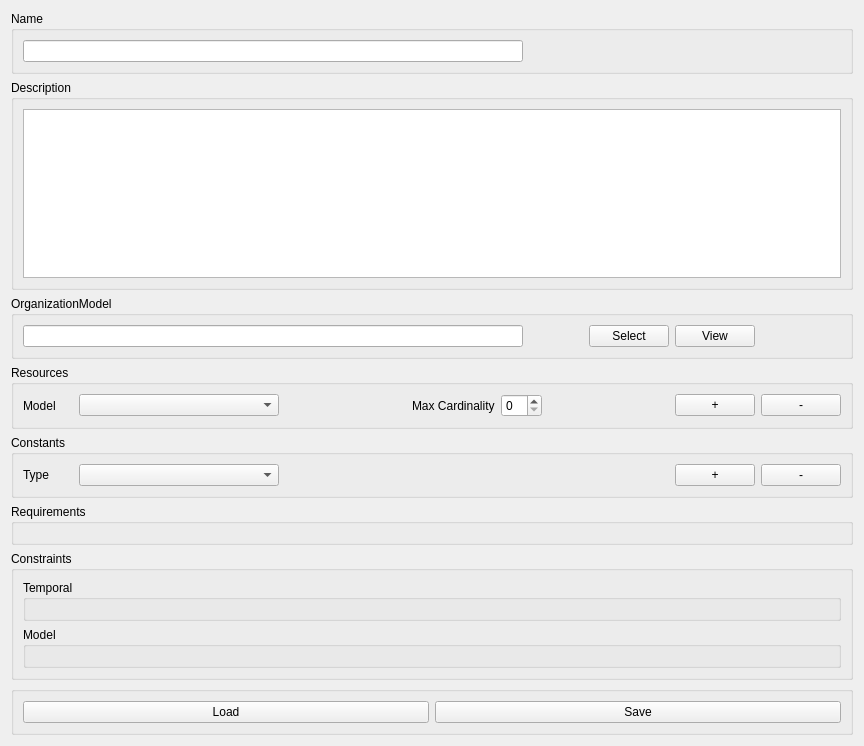
<?xml version="1.0" encoding="UTF-8"?>
<ui version="4.0">
 <class>MissionEditor</class>
 <widget class="QWidget" name="MissionEditor">
  <property name="geometry">
   <rect>
    <x>0</x>
    <y>0</y>
    <width>864</width>
    <height>746</height>
   </rect>
  </property>
  <property name="windowTitle">
   <string>Form</string>
  </property>
  <layout class="QGridLayout" name="gridLayout">
   <item row="0" column="0">
    <layout class="QVBoxLayout" name="verticalLayoutMissionEditor">
     <property name="sizeConstraint">
      <enum>QLayout::SetNoConstraint</enum>
     </property>
     <item>
      <widget class="QGroupBox" name="groupBoxName">
       <property name="title">
        <string>Name</string>
       </property>
       <layout class="QGridLayout" name="gridLayout_2">
        <item row="0" column="0">
         <layout class="QGridLayout" name="gridLayoutName">
          <item row="0" column="0">
           <widget class="QLineEdit" name="lineEditName">
            <property name="sizePolicy">
             <sizepolicy hsizetype="MinimumExpanding" vsizetype="Fixed">
              <horstretch>0</horstretch>
              <verstretch>0</verstretch>
             </sizepolicy>
            </property>
            <property name="minimumSize">
             <size>
              <width>500</width>
              <height>0</height>
             </size>
            </property>
            <property name="maximumSize">
             <size>
              <width>500</width>
              <height>16777215</height>
             </size>
            </property>
           </widget>
          </item>
          <item row="0" column="1">
           <spacer name="horizontalSpacer">
            <property name="orientation">
             <enum>Qt::Horizontal</enum>
            </property>
            <property name="sizeHint" stdset="0">
             <size>
              <width>40</width>
              <height>20</height>
             </size>
            </property>
           </spacer>
          </item>
         </layout>
        </item>
       </layout>
       <zorder>verticalLayoutWidget</zorder>
       <zorder>lineEditName</zorder>
      </widget>
     </item>
     <item>
      <widget class="QGroupBox" name="groupBoxDescription">
       <property name="title">
        <string>Description</string>
       </property>
       <layout class="QGridLayout" name="gridLayout_10">
        <item row="0" column="0">
         <layout class="QGridLayout" name="gridLayoutDescription">
          <item row="0" column="0">
           <widget class="QTextEdit" name="textEditDescription"/>
          </item>
         </layout>
        </item>
       </layout>
      </widget>
     </item>
     <item>
      <widget class="QGroupBox" name="groupBoxOrganizationModel">
       <property name="layoutDirection">
        <enum>Qt::LeftToRight</enum>
       </property>
       <property name="title">
        <string>OrganizationModel</string>
       </property>
       <layout class="QGridLayout" name="gridLayout_3">
        <item row="0" column="0">
         <layout class="QGridLayout" name="gridLayoutOrganizationModel">
          <item row="0" column="1">
           <spacer name="horizontalSpacerOrganizationModel">
            <property name="orientation">
             <enum>Qt::Horizontal</enum>
            </property>
            <property name="sizeType">
             <enum>QSizePolicy::Maximum</enum>
            </property>
            <property name="sizeHint" stdset="0">
             <size>
              <width>60</width>
              <height>20</height>
             </size>
            </property>
           </spacer>
          </item>
          <item row="0" column="0">
           <widget class="QLineEdit" name="lineEditOrganizationModel">
            <property name="sizePolicy">
             <sizepolicy hsizetype="MinimumExpanding" vsizetype="Fixed">
              <horstretch>0</horstretch>
              <verstretch>0</verstretch>
             </sizepolicy>
            </property>
            <property name="minimumSize">
             <size>
              <width>500</width>
              <height>0</height>
             </size>
            </property>
            <property name="maximumSize">
             <size>
              <width>500</width>
              <height>16777215</height>
             </size>
            </property>
           </widget>
          </item>
          <item row="0" column="3">
           <widget class="QPushButton" name="pushButtonViewOrganizationModel">
            <property name="text">
             <string>View</string>
            </property>
           </widget>
          </item>
          <item row="0" column="2">
           <widget class="QPushButton" name="pushButtonSelectOrganizationModel">
            <property name="text">
             <string>Select</string>
            </property>
           </widget>
          </item>
          <item row="0" column="4">
           <spacer name="horizontalSpacer_2">
            <property name="orientation">
             <enum>Qt::Horizontal</enum>
            </property>
            <property name="sizeHint" stdset="0">
             <size>
              <width>40</width>
              <height>20</height>
             </size>
            </property>
           </spacer>
          </item>
         </layout>
        </item>
       </layout>
       <zorder>verticalLayoutWidget_2</zorder>
       <zorder>groupBoxName</zorder>
      </widget>
     </item>
     <item>
      <widget class="QGroupBox" name="groupBoxResources">
       <property name="sizePolicy">
        <sizepolicy hsizetype="Preferred" vsizetype="Expanding">
         <horstretch>0</horstretch>
         <verstretch>0</verstretch>
        </sizepolicy>
       </property>
       <property name="title">
        <string>Resources</string>
       </property>
       <layout class="QGridLayout" name="gridLayout_9">
        <item row="0" column="0">
         <layout class="QVBoxLayout" name="verticalLayoutResourcesAdd">
          <item>
           <layout class="QHBoxLayout" name="horizontalLayoutResourcesAdd">
            <item>
             <widget class="QLabel" name="labelModel">
              <property name="minimumSize">
               <size>
                <width>50</width>
                <height>0</height>
               </size>
              </property>
              <property name="text">
               <string>Model</string>
              </property>
             </widget>
            </item>
            <item>
             <widget class="QComboBox" name="comboBoxResourceModels">
              <property name="minimumSize">
               <size>
                <width>200</width>
                <height>0</height>
               </size>
              </property>
             </widget>
            </item>
            <item>
             <spacer name="horizontalSpacerResourcesModel">
              <property name="orientation">
               <enum>Qt::Horizontal</enum>
              </property>
              <property name="sizeHint" stdset="0">
               <size>
                <width>40</width>
                <height>20</height>
               </size>
              </property>
             </spacer>
            </item>
            <item>
             <widget class="QLabel" name="labelMaxCardinality">
              <property name="text">
               <string>Max Cardinality</string>
              </property>
             </widget>
            </item>
            <item>
             <widget class="QSpinBox" name="spinBoxMaxCardinality"/>
            </item>
            <item>
             <spacer name="horizontalSpacerResourcesMaxCardinality">
              <property name="orientation">
               <enum>Qt::Horizontal</enum>
              </property>
              <property name="sizeHint" stdset="0">
               <size>
                <width>40</width>
                <height>20</height>
               </size>
              </property>
             </spacer>
            </item>
            <item>
             <widget class="QPushButton" name="pushButtonAddResource">
              <property name="text">
               <string>+</string>
              </property>
             </widget>
            </item>
            <item>
             <widget class="QPushButton" name="pushButtonRemoveResources">
              <property name="text">
               <string>-</string>
              </property>
             </widget>
            </item>
           </layout>
          </item>
         </layout>
        </item>
        <item row="1" column="0">
         <layout class="QVBoxLayout" name="verticalLayoutResources"/>
        </item>
       </layout>
      </widget>
     </item>
     <item>
      <widget class="QGroupBox" name="groupBoxConstants">
       <property name="title">
        <string>Constants</string>
       </property>
       <layout class="QGridLayout" name="gridLayout_4">
        <item row="0" column="0">
         <layout class="QVBoxLayout" name="verticalLayoutConstantsAdd">
          <property name="sizeConstraint">
           <enum>QLayout::SetNoConstraint</enum>
          </property>
          <item>
           <layout class="QHBoxLayout" name="horizontalLayout">
            <item>
             <widget class="QLabel" name="labelConstantType">
              <property name="minimumSize">
               <size>
                <width>50</width>
                <height>0</height>
               </size>
              </property>
              <property name="text">
               <string>Type</string>
              </property>
             </widget>
            </item>
            <item>
             <widget class="QComboBox" name="comboBoxConstantsType">
              <property name="minimumSize">
               <size>
                <width>200</width>
                <height>0</height>
               </size>
              </property>
             </widget>
            </item>
            <item>
             <spacer name="horizontalSpacerConstants">
              <property name="orientation">
               <enum>Qt::Horizontal</enum>
              </property>
              <property name="sizeHint" stdset="0">
               <size>
                <width>40</width>
                <height>20</height>
               </size>
              </property>
             </spacer>
            </item>
            <item>
             <widget class="QPushButton" name="pushButtonAddConstant">
              <property name="text">
               <string>+</string>
              </property>
             </widget>
            </item>
            <item>
             <widget class="QPushButton" name="pushButtonRemoveConstants">
              <property name="text">
               <string>-</string>
              </property>
             </widget>
            </item>
           </layout>
          </item>
         </layout>
        </item>
        <item row="1" column="0">
         <layout class="QVBoxLayout" name="verticalLayoutConstants"/>
        </item>
       </layout>
      </widget>
     </item>
     <item>
      <widget class="QGroupBox" name="groupBoxRequirements">
       <property name="title">
        <string>Requirements</string>
       </property>
       <layout class="QGridLayout" name="gridLayout_5">
        <item row="0" column="0">
         <layout class="QVBoxLayout" name="verticalLayoutRequirements"/>
        </item>
       </layout>
      </widget>
     </item>
     <item>
      <widget class="QGroupBox" name="groupBoxConstraints">
       <property name="title">
        <string>Constraints</string>
       </property>
       <layout class="QVBoxLayout" name="verticalLayout">
        <item>
         <layout class="QVBoxLayout" name="verticalLayoutConstraints">
          <item>
           <widget class="QGroupBox" name="groupBoxTemporalConstraints">
            <property name="title">
             <string>Temporal</string>
            </property>
            <layout class="QGridLayout" name="gridLayout_6">
             <item row="0" column="0">
              <layout class="QVBoxLayout" name="verticalLayoutTemporalConstraints"/>
             </item>
            </layout>
            <zorder>groupBoxModel</zorder>
            <zorder>verticalLayoutWidget_7</zorder>
           </widget>
          </item>
          <item>
           <widget class="QGroupBox" name="groupBoxModel">
            <property name="title">
             <string>Model</string>
            </property>
            <layout class="QGridLayout" name="gridLayout_8">
             <item row="0" column="0">
              <layout class="QVBoxLayout" name="verticalLayoutModelConstraints"/>
             </item>
            </layout>
           </widget>
          </item>
         </layout>
        </item>
       </layout>
      </widget>
     </item>
     <item>
      <widget class="QGroupBox" name="groupBoxControls">
       <property name="title">
        <string/>
       </property>
       <layout class="QGridLayout" name="gridLayout_11">
        <item row="0" column="0">
         <layout class="QGridLayout" name="gridLayoutControls">
          <item row="0" column="0">
           <widget class="QPushButton" name="pushButtonLoad">
            <property name="text">
             <string>Load</string>
            </property>
           </widget>
          </item>
          <item row="0" column="1">
           <widget class="QPushButton" name="pushButtonSave">
            <property name="text">
             <string>Save</string>
            </property>
           </widget>
          </item>
         </layout>
        </item>
       </layout>
      </widget>
     </item>
    </layout>
   </item>
  </layout>
 </widget>
 <resources/>
 <connections/>
</ui>
